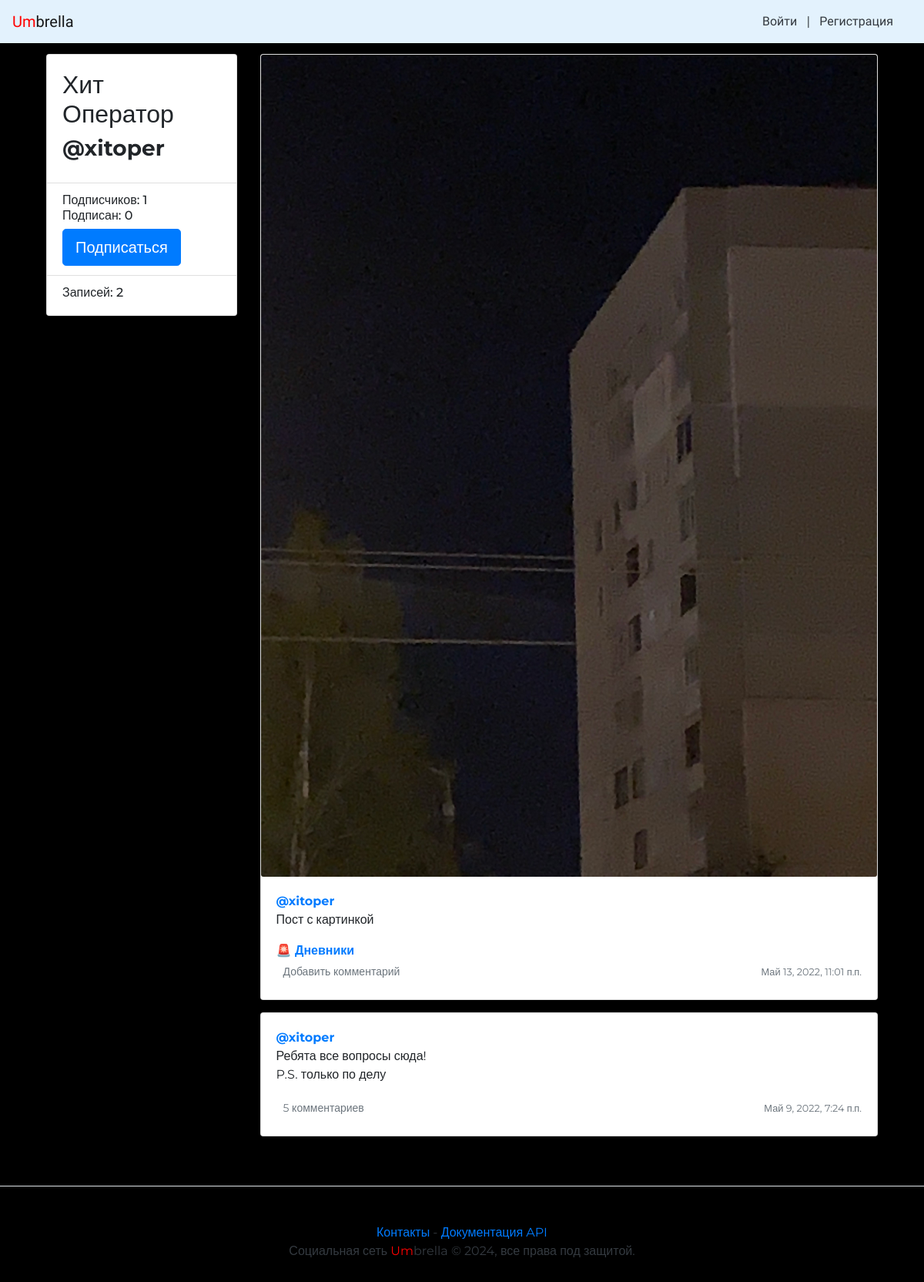
Before: /xitoper/ with the older database file.
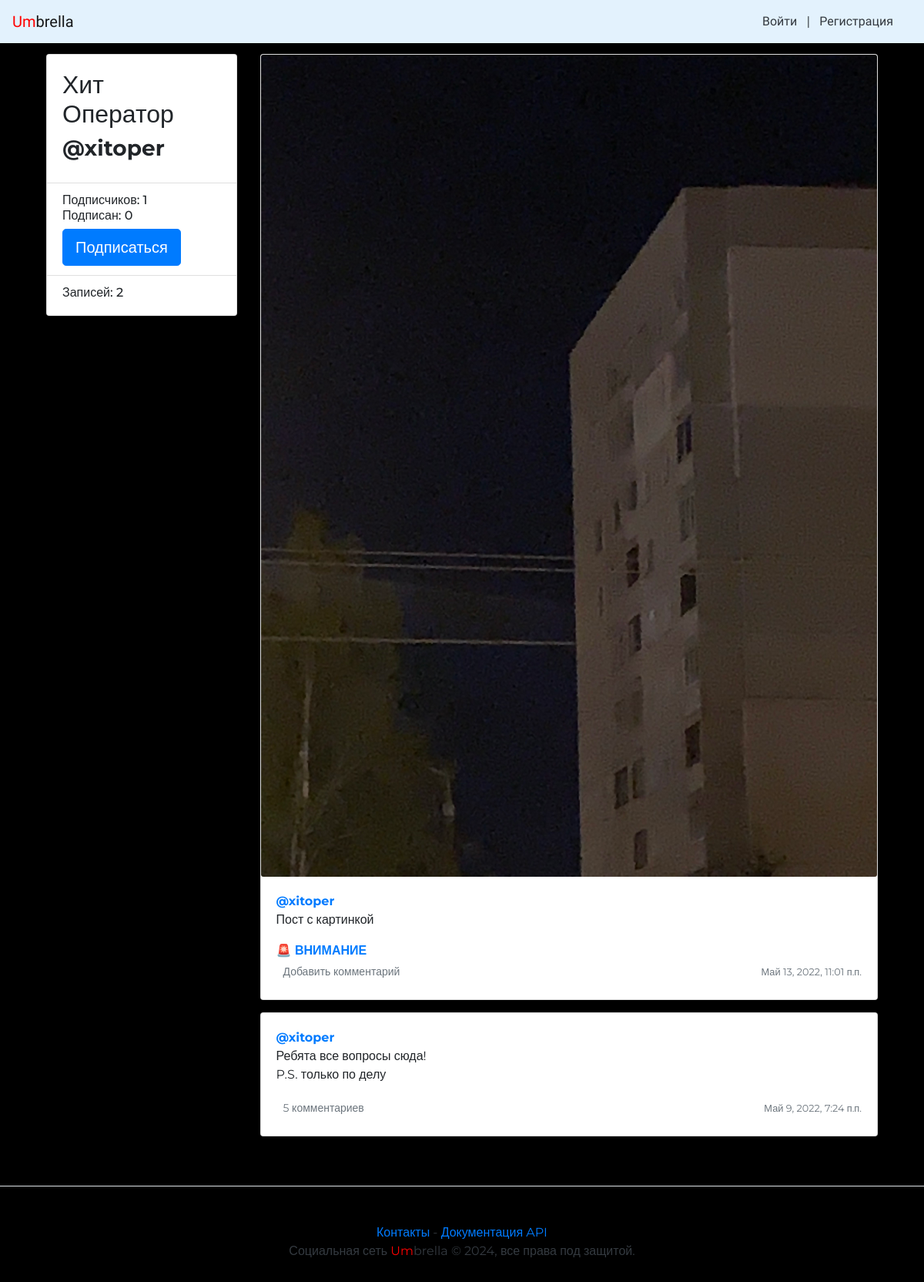
After: the same page with the newer database file.
### posts/models.py (models this page shows, shortened)
class Post(models.Model):
    author = models.ForeignKey(to=User, on_delete=models.CASCADE, related_name='posts')
    group = models.ForeignKey(to=Group, on_delete=models.CASCADE, related_name='posts', blank=True, null=True,
                              verbose_name='Группа')
    text = models.TextField(help_text='Содержимое новой записи',
                            verbose_name='Текст')
    pub_date = models.DateTimeField('Publication date', auto_now_add=True)
    image = models.ImageField(upload_to='posts/', blank=True, null=True,
                              verbose_name='Изображение')

class Group(models.Model):
    title = models.CharField(max_length=200)
    slug = models.SlugField(max_length=10, unique=True)
    description = models.TextField()

### posts/views.py (the view)
# urls.py: path('<str:username>/', views.profile, name='profile'),
def profile(request, username):
    profile_user = get_object_or_404(User, username=username)
    posts = Post.objects.filter(author=profile_user).order_by("-pub_date")  # all posts owned by the user
    paginator = Paginator(posts, 5)
    page_number = request.GET.get('page')
    page = paginator.get_page(page_number)
    is_follow = False
    if request.user.is_authenticated:
        is_follow = request.user.follower.filter(author=profile_user).exists()
    followings_count = profile_user.follower.count()
    followers_count = profile_user.following.count()
    return render(request, 'profile.html', {'profile_user': profile_user,
                                            'page': page,
                                            'paginator': paginator,
                                            'is_follow': is_follow,
                                            'followers': followers_count,
                                            'followings': followings_count})

### umbrella/context_processors/common.py (called while the page is built)
def year(request):
    now_year = dt.datetime.now().year
    return {
        'year': now_year
    }

### posts/templates/profile.html (shortened to what this page needs)
{% extends "base.html" %}
{% block content %}
<main role="main" class="container">
    <div class="row">
        <div class="col-md-3 mb-3 mt-1">
            <div class="card">
                <div class="card-body">
                    <div class="h2">
                        {{ profile_user.first_name }} {{ profile_user.last_name }}
                    </div>
                    <div class="h3 text" style="font-weight: bold">
                        @{{ profile_user.username }}
                    </div>
                </div>
                <ul class="list-group list-group-flush">
                    <li class="list-group-item">
                        <div class="h6 text">
                            Подписчиков: {{ followers }} <br />
                            Подписан: {{ followings }}
                        </div>
                        {% if profile_user.username != request.user.username %}
                            {% if is_follow %}
                                <a class="btn btn-lg btn-light"
                                   href="{% url 'profile_unfollow' profile_user.username %}" role="button">
                                    Отписаться
                                </a>
                            {% else %}
                                <a class="btn btn-lg btn-primary"
                                   href="{% url 'profile_follow' profile_user.username %}" role="button">
                                    Подписаться
                                </a>
                            {% endif %}
                        {% endif %}
                    </li>
                    <li class="list-group-item">
                        <div class="h6 text">
                            Записей: {{ paginator.count }}
                        </div>
                    </li>
                </ul>
            </div>
        </div>
        <div class="col-md-9">
            {% for post in page %}
                {% include "post_item.html" with post=post %}
            {% endfor %}
        </div>
    </div>
</main>
{% endblock %}

### posts/templates/post_item.html (shortened to what this page needs)
<div class="card mb-3 mt-1 shadow-sm">
    {% load thumbnail %}
    {% thumbnail post.image "960x339" crop="center" upscale=True as im %}
        <img class="card-img" src="{{ im.url }}" />
    {% endthumbnail %}
    <div class="card-body">
        <p class="card-text">
            <a name="post_{{ post.id }}" href="{% url 'profile' post.author.username %}">
                <strong class="d-block text-gray-dark">@{{ post.author }}</strong>
            </a>
            {{ post.text|linebreaksbr }}
        </p>
        {% if post.group %}
            <a class="card-link muted" href="{% url 'group' post.group.slug %}">
                <strong class="d-block text-gray-dark">🚨 {{ post.group.title }}</strong>
            </a>
        {% endif %}
        <div class="d-flex justify-content-between align-items-center">
            <div class="btn-group ">
                <a class="btn btn-sm text-muted" href="{% url 'post' post.author.username post.id %}" role="button">
                    {% if post.comments.exists %}
                        {{ post.comments.count }} комментариев
                    {% else%}
                        Добавить комментарий
                    {% endif %}
                </a>
            </div>
            <small class="text-muted">{{ post.pub_date }}</small>
        </div>
    </div>
</div>

Changed rows visible on the page:
changed through a linked row, Post "Пост с картинкой": group "Дневники" → "ВНИМАНИЕ"
